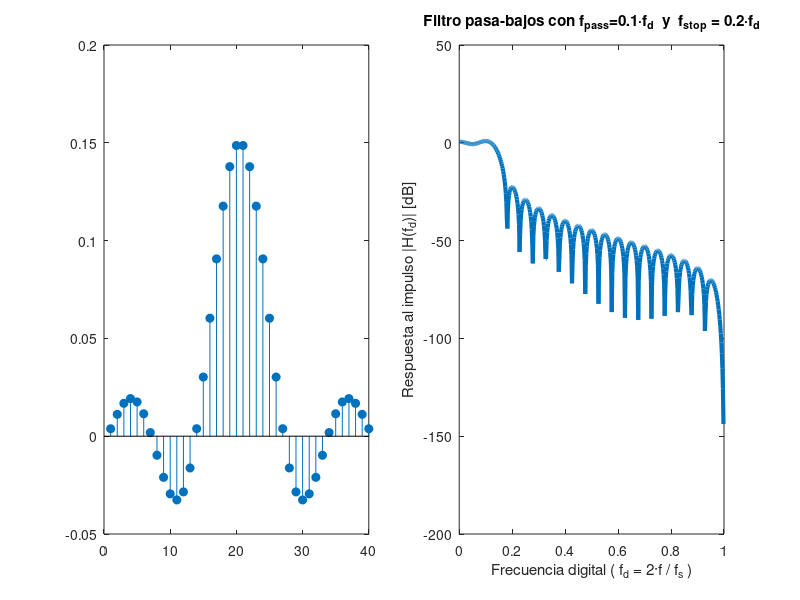
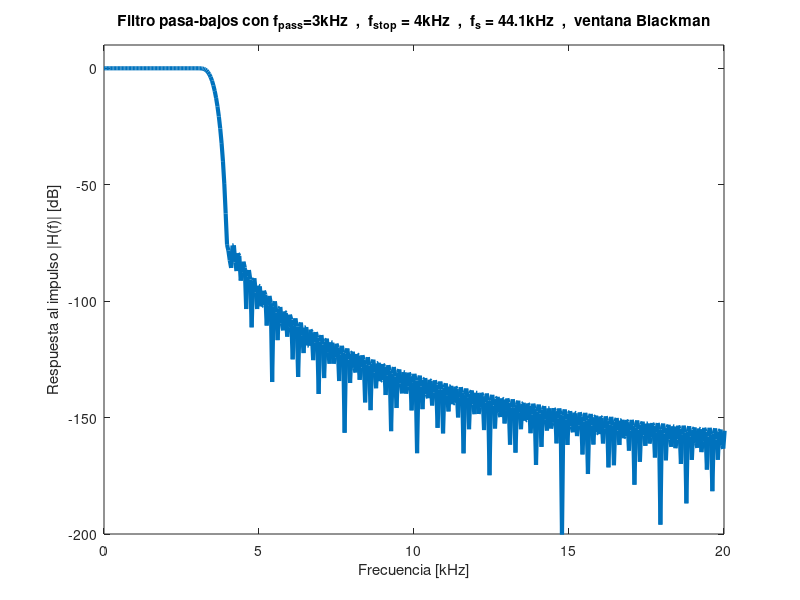

The MATLAB source for these figures, in order:
% <------- Guia 4 - Ejercicio 2 ----------->

clc; % borra la consola
clear all; % borra todas las variables
close all; % cierra las ventanas de imagen
pkg load control; % paquete con 'mag2db'
pkg load signal; % ventanas


%%%%%%%%%%%
% punto 1 %
%%%%%%%%%%%

% especificaciones:
fpass = 0.1; % \  banda de transicion
fstop = 0.2; % /
% ventana rectangular

ft = (fstop + fpass) / 2; % frecuencia de corte ideal
B = fstop - fpass; % ancho de banda de transicion
M = 4/B; % cantidad de taps - para ventana rectangular -> Ancho de lobulo principal = 4/M
n = (0 : (M-1)); % elementos del vector h_sinc

h_sinc = ft * sinc (ft * (n - ((M-1)/2))); % funcion sinc del filtro
h = h_sinc .* (rectwin (M))'; % se aplica la ventana rectangular, no tiene ningun efecto porque es un vector de unos
% nota se hace la transpuesta porque la funcion de ventana devuelve un arreglo de M x 1, y nuestro vector es de 1 x M

figure(1, 'name','Guia 4 ejercicio 2.1','Units','normalized','Position',[0 0 1 1]); % pantalla completa
subplot(1,2,1);  % subplot (filas, columnas, indice)
stem (h,'fill');

H = fft(h,1000);  % calcula la FFT con 1000 puntos de frecuencia, completa con ceros
Hdb = mag2db( abs( H(1:500) ) ); % convierte a dB el valor absoluto de las muestras de f positiva
fd = (0 : 1/500 : 1-(1/500) ); % vector con los valores de frecuencia digital fd = 2f / fs
% ^ ^
% | |  me parece que es de 0 a 499

subplot(1,2,2);
plot (fd, Hdb, 'linewidth', 3); % grafica la respuesta en frecuencia
xlabel ('Frecuencia digital ( f_d = 2·f / f_s )'); % etiqueta eje X
ylabel ('Respuesta al impulso |H(f_d)| [dB]');  % etiqueta eje y
title ('Filtro pasa-bajos con f_{pass}=0.1·f_d  y  f_{stop} = 0.2·f_d'); % titulo

%%%%%%%%%%%
% punto 2 %
%%%%%%%%%%%

clear all; % borra todas las variables

% especificaciones:
fs = 44100; % [Hz] frecuencia de muestreo
fpass_hz = 3000; % [Hz] ^\__banda e transicion
fstop_hz = 4000; % [Hz] _/
Rp = 0.5; % [dB] (max) mag2db(db2mag(0.5)-1) -> ans = -24.546  [dB]
Sba = 50; % [dB] (min) - 50 [dB] es la condicion mas exigente
% minima cantidad de taps

% se elige la ventana Blackman - Amplitud el pico mayor: -74 dB

fpass = 2 * fpass_hz / fs; %'^\_se convierte a frecuencias digitales
fstop = 2 * fstop_hz / fs; % _/
ft = (fstop + fpass) / 2; % frecuencia de corte ideal
B = fstop - fpass; % ancho de banda de transicion
M = ceil(12/B); % cantidad de taps para ventana hamming -> Ancho de lobulo principal = 12/M
% ceil (x) redondea al entero mayor o igual, mas cercano a 'x' 
n = (0 : (M-1)); % elementos del vector h_sinc

h_sinc = ft * sinc (ft * (n - ((M-1)/2))); % funcion sinc del filtro
h = h_sinc .* (blackman (M))';

H = fft(h,1000);  % calcula la FFT con 1000 puntos de frecuencia, completa con ceros
Hdb = mag2db( abs( H(1:500) ) ); % convierte a dB el valor absoluto de las muestras de f positiva
%Hdb =  abs( H(1:500) ); % convierte a dB el valor absoluto de las muestras de f positiva
fd = (0 : fs/1000 : ((fs/2)-(fs/1000)) ) / 1000; % vector con los valores de frecuencia en kHZ
% ^ ^
% | |  me parece que es de 0 a 999

figure(2, 'name','Guia 4 ejercicio 2.2','Units','normalized','Position',[0 0 .5 1]); % mitad de pantalla
plot (fd, Hdb, 'linewidth', 3); % grafica la respuesta en frecuencia
axis([0 20 -200 10]); % limites de los ejes
xlabel ('Frecuencia [kHz]'); % etiqueta eje X
ylabel ('Respuesta al impulso |H(f)| [dB]');  % etiqueta eje y
title ('Filtro pasa-bajos con f_{pass}=3kHz  ,  f_{stop} = 4kHz  ,  f_s = 44.1kHz  ,  ventana Blackman'); % titulo
